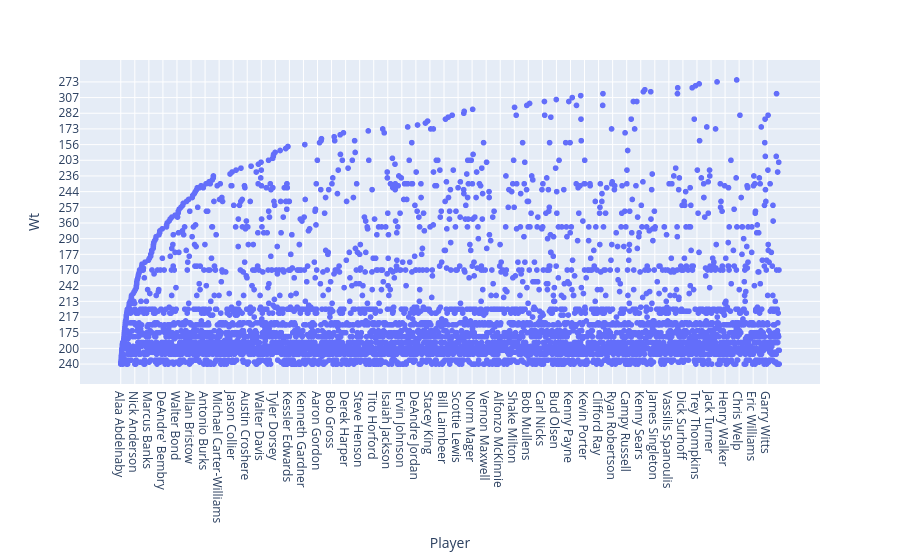

Notebook source saved alongside this figure:
### Markdown cell above
### 23: Grafico a barre dei giocatori con il rispettivo peso ###

### Code cell
import csv    #importo la libreria csv
data = []    #inizializzo una lista vuota
def diagramma_giocatori_con_peso(row):    #definisco una funzione chiamata "diagramma_giocatori_con_peso" che ha come parametri le righe
    data.append({    #"appendo" alla lista vuota le colonne "0" e "5" che rappresentano rispettivamente i nomi dei giocatori e le loro altezze
        'Player':row[0],
        'Wt':row[5]})
    
with open("player_data.csv", encoding="utf8") as f:    #apro il file e specifico che esso è codificato in "utf8"
    reader = csv.reader(f,delimiter=",")    #leggo il file che ha come delimitatore di stringhe la virgola
    for pos,riga in enumerate(reader):    #per ogni riga e posizione nel file
        if pos > 0:    #se la posizione è maggiore di 0, salto l'intestazione
            diagramma_giocatori_con_peso(riga)    #raccolto i nomi dei giocatori ed il loro peso
data   #li stampo per la creazione del grafico

import plotly.express as px    #importo la libreria ".express" per la creazione del grafico
fig = px.scatter(data, x="Player", y="Wt")    #uso la funzione ".scatter" per creare il grafico a dispersione che ha come parametri x che sono i giocatori e y che sono i pesi
fig.show()   #estrinseco il grafico

### Figure 1 — Plotly figure (JSON) as saved in the notebook; plotly's stock layout.template omitted (floating-point values rounded to 4 significant figures; data arrays with more than 128 entries replaced by an {"elided": "..."} marker saying what was removed)
{"data": [{"hovertemplate": "Player=%{x}<br>Wt=%{y}<extra></extra>", "legendgroup": "", "marker": {"color": "#636efa", "symbol": "circle"}, "mode": "markers", "name": "", "showlegend": false, "type": "scattergl", "x": {"elided": "4979 str values"}, "xaxis": "x", "y": {"elided": "4979 str values"}, "yaxis": "y"}], "layout": {"autosize": true, "legend": {"tracegroupgap": 0}, "margin": {"t": 60}, "xaxis": {"anchor": "y", "autorange": true, "domain": [0, 1], "range": [-287.4, 5113.0], "title": {"text": "Player"}, "type": "category"}, "yaxis": {"anchor": "x", "autorange": true, "domain": [0, 1], "range": [-13.48, 158.5], "title": {"text": "Wt"}, "type": "category"}}}
